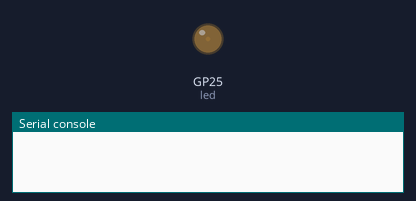
This program was run on a simulated Raspberry Pi Pico running MicroPython. Shown: output pins drawn as LEDs (lit = HIGH), the last lines printed to the serial console.

Above: at 0.05 s.
At 8.25 s:
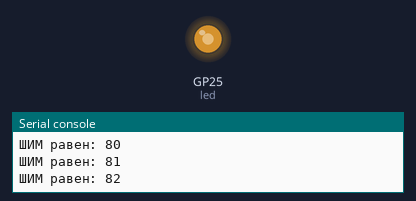
At 16.55 s:
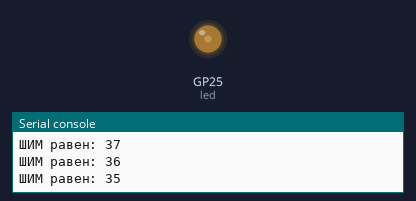
Timing chart, 0 to 26.1 s (numbered marks = the images above):
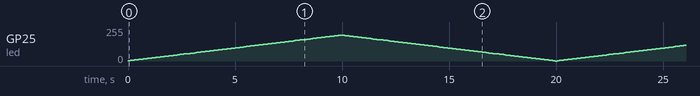

The program:

PWM_led.py
```python
from machine import Pin, PWM
import utime

led = PWM(Pin(25))
led.freq(1000)
led_value = 0
led_speed = 1

while True:

    led_value += led_speed
    led.duty_u16(int(led_value * 500))
    utime.sleep_ms(100)

    if led_value >= 100:

        led_value = 100
        led_speed = -1

    elif led_value <= 0:

        led_value = 0
        led_speed = 1

    print("ШИМ равен:", led_value)
```
